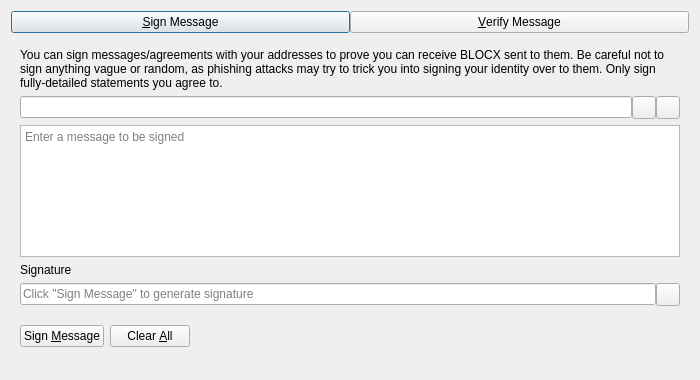
<?xml version="1.0" encoding="UTF-8"?>
<ui version="4.0">
 <class>SignVerifyMessageDialog</class>
 <widget class="QDialog" name="SignVerifyMessageDialog">
  <property name="geometry">
   <rect>
    <x>0</x>
    <y>0</y>
    <width>700</width>
    <height>380</height>
   </rect>
  </property>
  <property name="windowTitle">
   <string>Signatures - Sign / Verify a Message</string>
  </property>
  <property name="modal">
   <bool>true</bool>
  </property>
  <layout class="QVBoxLayout" name="verticalLayout">
   <item>
    <layout class="QHBoxLayout" name="horizontalLayout_Buttons_2">
     <property name="spacing">
      <number>0</number>
     </property>
     <property name="topMargin">
      <number>0</number>
     </property>
     <item>
      <widget class="QPushButton" name="btnSignMessage">
       <property name="text">
        <string>&amp;Sign Message</string>
       </property>
       <property name="checkable">
        <bool>true</bool>
       </property>
      </widget>
     </item>
     <item>
      <widget class="QPushButton" name="btnVerifyMessage">
       <property name="text">
        <string>&amp;Verify Message</string>
       </property>
       <property name="checkable">
        <bool>true</bool>
       </property>
      </widget>
     </item>
    </layout>
   </item>
   <item>
    <widget class="QStackedWidget" name="stackedWidgetSig">
     <property name="minimumSize">
      <size>
       <width>0</width>
       <height>0</height>
      </size>
     </property>
     <property name="currentIndex">
      <number>0</number>
     </property>
     <widget class="QWidget" name="pageSignMessage">
      <layout class="QVBoxLayout" name="verticalLayout_SM">
       <item>
        <widget class="QLabel" name="infoLabel_SM">
         <property name="text">
          <string>You can sign messages/agreements with your addresses to prove you can receive BLOCX sent to them. Be careful not to sign anything vague or random, as phishing attacks may try to trick you into signing your identity over to them. Only sign fully-detailed statements you agree to.</string>
         </property>
         <property name="textFormat">
          <enum>Qt::PlainText</enum>
         </property>
         <property name="wordWrap">
          <bool>true</bool>
         </property>
        </widget>
       </item>
       <item>
        <layout class="QHBoxLayout" name="horizontalLayout_1_SM">
         <property name="spacing">
          <number>0</number>
         </property>
         <item>
          <widget class="QValidatedLineEdit" name="addressIn_SM">
           <property name="toolTip">
            <string>The BLOCX address to sign the message with</string>
           </property>
          </widget>
         </item>
         <item>
          <widget class="QToolButton" name="addressBookButton_SM">
           <property name="toolTip">
            <string>Choose previously used address</string>
           </property>
           <property name="text">
            <string/>
           </property>
           <property name="shortcut">
            <string>Alt+A</string>
           </property>
          </widget>
         </item>
         <item>
          <widget class="QToolButton" name="pasteButton_SM">
           <property name="toolTip">
            <string>Paste address from clipboard</string>
           </property>
           <property name="text">
            <string/>
           </property>
           <property name="shortcut">
            <string>Alt+P</string>
           </property>
          </widget>
         </item>
        </layout>
       </item>
       <item>
        <widget class="QPlainTextEdit" name="messageIn_SM">
         <property name="toolTip">
          <string>Enter the message you want to sign here</string>
         </property>
         <property name="placeholderText">
          <string>Enter a message to be signed</string>
         </property>
        </widget>
       </item>
       <item>
        <widget class="QLabel" name="signatureLabel_SM">
         <property name="text">
          <string>Signature</string>
         </property>
         <property name="textFormat">
          <enum>Qt::PlainText</enum>
         </property>
        </widget>
       </item>
       <item>
        <layout class="QHBoxLayout" name="horizontalLayout_2_SM">
         <property name="spacing">
          <number>0</number>
         </property>
         <item>
          <widget class="QLineEdit" name="signatureOut_SM">
           <property name="placeholderText">
            <string>Click "Sign Message" to generate signature</string>
           </property>
           <property name="readOnly">
            <bool>true</bool>
           </property>
          </widget>
         </item>
         <item>
          <widget class="QToolButton" name="copySignatureButton_SM">
           <property name="toolTip">
            <string>Copy the current signature to the system clipboard</string>
           </property>
           <property name="text">
            <string/>
           </property>
          </widget>
         </item>
        </layout>
       </item>
       <item>
        <layout class="QHBoxLayout" name="horizontalLayout_3_SM">
         <item>
          <widget class="QPushButton" name="signMessageButton_SM">
           <property name="toolTip">
            <string>Sign the message to prove you own this BLOCX address</string>
           </property>
           <property name="text">
            <string>Sign &amp;Message</string>
           </property>
           <property name="autoDefault">
            <bool>false</bool>
           </property>
          </widget>
         </item>
         <item>
          <widget class="QPushButton" name="clearButton_SM">
           <property name="toolTip">
            <string>Reset all sign message fields</string>
           </property>
           <property name="text">
            <string>Clear &amp;All</string>
           </property>
           <property name="autoDefault">
            <bool>false</bool>
           </property>
          </widget>
         </item>
         <item>
          <spacer name="horizontalSpacer_1_SM">
           <property name="orientation">
            <enum>Qt::Horizontal</enum>
           </property>
           <property name="sizeHint" stdset="0">
            <size>
             <width>40</width>
             <height>48</height>
            </size>
           </property>
          </spacer>
         </item>
         <item>
          <widget class="QLabel" name="statusLabel_SM">
           <property name="text">
            <string/>
           </property>
           <property name="wordWrap">
            <bool>true</bool>
           </property>
          </widget>
         </item>
         <item>
          <spacer name="horizontalSpacer_2_SM">
           <property name="orientation">
            <enum>Qt::Horizontal</enum>
           </property>
           <property name="sizeHint" stdset="0">
            <size>
             <width>40</width>
             <height>48</height>
            </size>
           </property>
          </spacer>
         </item>
        </layout>
       </item>
      </layout>
     </widget>
     <widget class="QWidget" name="pageVerifyMessage">
      <layout class="QVBoxLayout" name="verticalLayout_VM">
       <item>
        <widget class="QLabel" name="infoLabel_VM">
         <property name="text">
          <string>Enter the receiver's address, message (ensure you copy line breaks, spaces, tabs, etc. exactly) and signature below to verify the message. Be careful not to read more into the signature than what is in the signed message itself, to avoid being tricked by a man-in-the-middle attack. Note that this only proves the signing party receives with the address, it cannot prove sendership of any transaction!</string>
         </property>
         <property name="textFormat">
          <enum>Qt::PlainText</enum>
         </property>
         <property name="alignment">
          <set>Qt::AlignLeading|Qt::AlignLeft|Qt::AlignTop</set>
         </property>
         <property name="wordWrap">
          <bool>true</bool>
         </property>
        </widget>
       </item>
       <item>
        <layout class="QHBoxLayout" name="horizontalLayout_1_VM">
         <property name="spacing">
          <number>0</number>
         </property>
         <item>
          <widget class="QValidatedLineEdit" name="addressIn_VM">
           <property name="toolTip">
            <string>The BLOCX address the message was signed with</string>
           </property>
          </widget>
         </item>
         <item>
          <widget class="QToolButton" name="addressBookButton_VM">
           <property name="toolTip">
            <string>Choose previously used address</string>
           </property>
           <property name="text">
            <string/>
           </property>
           <property name="shortcut">
            <string>Alt+A</string>
           </property>
          </widget>
         </item>
        </layout>
       </item>
       <item>
        <widget class="QPlainTextEdit" name="messageIn_VM">
          <property name="toolTip">
            <string>The signed message to verify</string>
          </property>
          <property name="placeholderText">
            <string>Enter a message to be verified</string>
          </property>
        </widget>
       </item>
       <item>
        <widget class="QValidatedLineEdit" name="signatureIn_VM">
          <property name="toolTip">
            <string>The signature given when the message was signed</string>
          </property>
          <property name="placeholderText">
            <string>Enter a signature for the message to be verified</string>
          </property>
        </widget>
       </item>
       <item>
        <layout class="QHBoxLayout" name="horizontalLayout_2_VM">
         <item>
          <widget class="QPushButton" name="verifyMessageButton_VM">
           <property name="toolTip">
            <string>Verify the message to ensure it was signed with the specified BLOCX address</string>
           </property>
           <property name="text">
            <string>Verify &amp;Message</string>
           </property>
           <property name="autoDefault">
            <bool>false</bool>
           </property>
          </widget>
         </item>
         <item>
          <widget class="QPushButton" name="clearButton_VM">
           <property name="toolTip">
            <string>Reset all verify message fields</string>
           </property>
           <property name="text">
            <string>Clear &amp;All</string>
           </property>
           <property name="autoDefault">
            <bool>false</bool>
           </property>
          </widget>
         </item>
         <item>
          <spacer name="horizontalSpacer_1_VM">
           <property name="orientation">
            <enum>Qt::Horizontal</enum>
           </property>
           <property name="sizeHint" stdset="0">
            <size>
             <width>40</width>
             <height>48</height>
            </size>
           </property>
          </spacer>
         </item>
         <item>
          <widget class="QLabel" name="statusLabel_VM">
           <property name="text">
            <string/>
           </property>
           <property name="wordWrap">
            <bool>true</bool>
           </property>
          </widget>
         </item>
         <item>
          <spacer name="horizontalSpacer_2_VM">
           <property name="orientation">
            <enum>Qt::Horizontal</enum>
           </property>
           <property name="sizeHint" stdset="0">
            <size>
             <width>40</width>
             <height>48</height>
            </size>
           </property>
          </spacer>
         </item>
        </layout>
       </item>
      </layout>
     </widget>
    </widget>
   </item>
  </layout>
 </widget>
 <customwidgets>
  <customwidget>
   <class>QValidatedLineEdit</class>
   <extends>QLineEdit</extends>
   <header>qt/qvalidatedlineedit.h</header>
  </customwidget>
 </customwidgets>
 <resources>
  <include location="../blocx.qrc"/>
 </resources>
 <connections/>
</ui>
